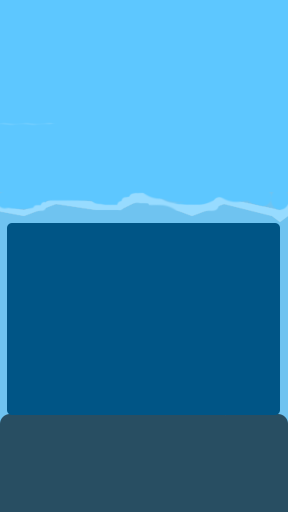

This game map was drawn from its Tiled (.tmx) file and the tilesets committed beside it. A one-line description and the full map source follow:
An orthogonal 9x16 tile map with 32x32 px tiles, 1 tile layer (Tile Layer 1).

<map version="1.2" tiledversion="1.3.4" orientation="orthogonal" renderorder="left-up" width="9" height="16" tilewidth="32" tileheight="32" infinite="0" nextlayerid="2" nextobjectid="1">
 <tileset firstgid="1" source="campaignBackgrounds.tsx" />
 <layer id="1" name="Tile Layer 1" width="9" height="16">
  <data encoding="csv">
1,2,3,4,5,6,7,8,9,
80,81,82,83,84,85,86,87,88,
159,160,161,162,163,164,165,166,167,
238,239,240,241,242,243,244,245,246,
317,318,319,320,321,322,323,324,325,
396,397,398,399,400,401,402,403,404,
475,476,477,478,479,480,481,482,483,
554,555,556,557,558,559,560,561,562,
633,634,635,636,637,638,639,640,641,
712,713,714,715,716,717,718,719,720,
791,792,793,794,795,796,797,798,799,
870,871,872,873,874,875,876,877,878,
949,950,951,952,953,954,955,956,957,
1028,1029,1030,1031,1032,1033,1034,1035,1036,
1107,1108,1109,1110,1111,1112,1113,1114,1115,
1186,1187,1188,1189,1190,1191,1192,1193,1194
</data>
 </layer>
</map>
